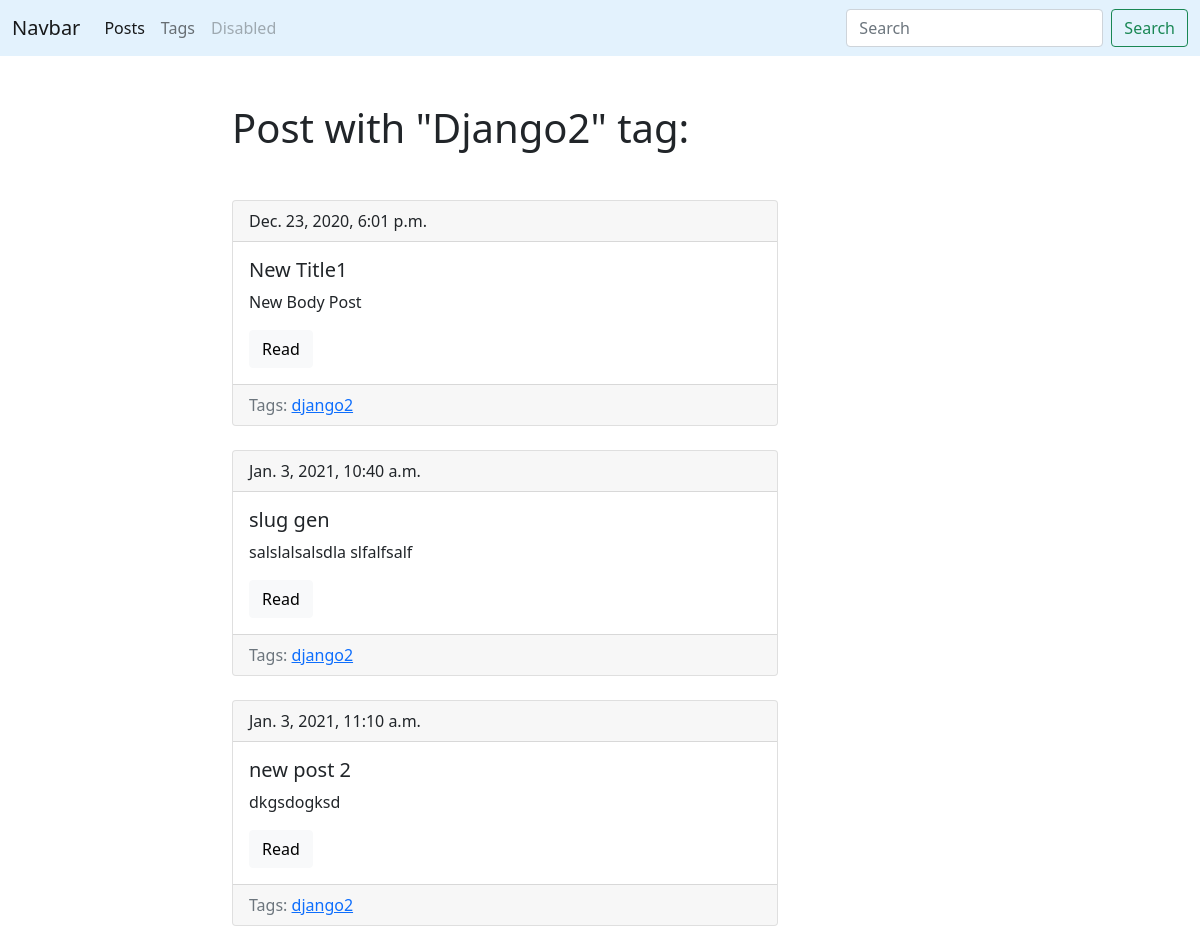
The app's page /blog/tag/django2/ with its own data.
### blog/models.py (models this page shows, shortened)
class Tag(models.Model):
    title = models.CharField(max_length=50)
    slug = models.SlugField(max_length=50,unique=True)
    def get_absolute_url(self):
        return reverse('tag_detail_url',kwargs={'slug':self.slug})

class Post(models.Model):
    title = models.CharField(max_length=150,db_index=True)
    slug = models.SlugField(max_length=150,blank=True,unique=True)
    body = models.TextField(blank=True,db_index=True)
    tags = models.ManyToManyField('Tag',blank=True,related_name='posts')
    date_pub = models.DateTimeField(auto_now_add=True)
    def get_absolute_url(self):
        return reverse('post_detail_url',kwargs={'slug':self.slug})

### blog/views.py (the view)
# urls.py: path('tag/<str:slug>/',TagDetail.as_view(),name='tag_detail_url'),
class TagDetail(ObjectDetailMixin,View):
    model = Tag
    template = 'blog/tag_detail.html'

### blog/utils.py (called while the page is built)
    def get(self,request,slug):
        obj = get_object_or_404(self.model,slug__iexact=slug)
        return render (request,self.template,context={self.model.__name__.lower():obj})

### blog/templates/blog/tag_detail.html (shortened to what this page needs)
{% extends 'blog/base_blog.html' %}
{% block content %}
    <h1 class="mb-5">Post with "{{ tag.title|title }}" tag:</h1>
    {% for post  in tag.posts.all %}
        {% include 'blog/includes/post_card_template.html' %}
    {% endfor %}
{% endblock  %}

### blog/templates/blog/base_blog.html
{%extends 'base.html'%}

### templates/base.html (shortened to what this page needs)
<!DOCTYPE html>
<html lang="en">
<head>
<link href="https://cdn.jsdelivr.net/npm/bootstrap@5.0.0-beta1/dist/css/bootstrap.min.css" rel="stylesheet">
</head>
<body>
    <nav class="navbar navbar-expand-lg navbar-light "style="background-color: #e3f2fd;">
        <div class="container-fluid">
          <a class="navbar-brand" href="#">Navbar</a>
          <div class="collapse navbar-collapse" id="navbarSupportedContent">
            <ul class="navbar-nav me-auto mb-2 mb-lg-0">
              <li class="nav-item">
                <a class="nav-link active" aria-current="page" href="{%url 'posts_list_url'%}">Posts</a>
              </li>
              <li class="nav-item">
                <a class="nav-link" href="{%url 'tags_list_url'%}">Tags</a>
              </li>
              <li class="nav-item">
                <a class="nav-link disabled" href="#" tabindex="-1" aria-disabled="true">Disabled</a>
              </li>
            </ul>
            <form class="d-flex">
              <input class="form-control me-2" type="search" placeholder="Search" aria-label="Search">
              <button class="btn btn-outline-success" type="submit">Search</button>
            </form>
          </div>
        </div>
      </nav>
      <div class = "container mt-5">
        <div class="row">
          <div class = "col-6 offset-md-2">{%block content%}{%endblock%}
        </div>
    </div>
</div>
</body>
</html>

### blog/templates/blog/includes/post_card_template.html
<div class="card mb-4">
    <div class="card-header">
        {{ post.date_pub }}
    </div>
    <div class="card-body">
        <h5 class="card-title">{{ post.title}}</h5>
        <p class="card-text">{{post.body|truncatewords:15}}</p>
        <a href="{{ post.get_absolute_url }}" class="btn btn-light">Read</a>
    </div>
    <div class="card-footer text-muted">
        Tags:
        {% for tag in post.tags.all %}
            <a href="{{ tag.get_absolute_url }}">{{ tag.title }}</a>
        {% endfor %}
    </div>
</div>

### records on screen
Tag: title "Django2", title "django2"
Post: date_pub "Dec. 23, 2020, 6:01 p.m.", title "New Title1", body "New Body Post"
Post: date_pub "Jan. 3, 2021, 10:40 a.m.", title "slug gen", body "salslalsalsdla slfalfsalf"
Post: date_pub "Jan. 3, 2021, 11:10 a.m.", title "new post 2", body "dkgsdogksd"
